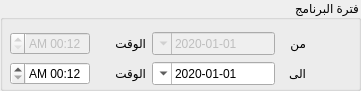
   <widget class="QGroupBox" name="groupBox_2">
    <property name="geometry">
     <rect>
      <x>990</x>
      <y>210</y>
      <width>361</width>
      <height>91</height>
     </rect>
    </property>
    <property name="layoutDirection">
     <enum>Qt::RightToLeft</enum>
    </property>
    <property name="title">
     <string>فترة البرنامج</string>
    </property>
    <widget class="QWidget" name="layoutWidget">
     <property name="geometry">
      <rect>
       <x>10</x>
       <y>30</y>
       <width>296</width>
       <height>27</height>
      </rect>
     </property>
     <layout class="QHBoxLayout" name="horizontalLayout">
      <item>
       <widget class="QLabel" name="label_9">
        <property name="maximumSize">
         <size>
          <width>25</width>
          <height>16777215</height>
         </size>
        </property>
        <property name="text">
         <string>من</string>
        </property>
       </widget>
      </item>
      <item>
       <widget class="QDateTimeEdit" name="Qdate_from">
        <property name="enabled">
         <bool>false</bool>
        </property>
        <property name="maximumSize">
         <size>
          <width>590</width>
          <height>16777215</height>
         </size>
        </property>
        <property name="layoutDirection">
         <enum>Qt::RightToLeft</enum>
        </property>
        <property name="maximumDateTime">
         <datetime>
          <hour>23</hour>
          <minute>59</minute>
          <second>59</second>
          <year>2050</year>
          <month>12</month>
          <day>31</day>
         </datetime>
        </property>
        <property name="minimumDateTime">
         <datetime>
          <hour>0</hour>
          <minute>0</minute>
          <second>0</second>
          <year>2020</year>
          <month>1</month>
          <day>1</day>
         </datetime>
        </property>
        <property name="displayFormat">
         <string notr="true">dd-MM-yyyy</string>
        </property>
        <property name="calendarPopup">
         <bool>true</bool>
        </property>
       </widget>
      </item>
      <item>
       <widget class="QLabel" name="label_2">
        <property name="maximumSize">
         <size>
          <width>50</width>
          <height>16777215</height>
         </size>
        </property>
        <property name="text">
         <string>الوقت</string>
        </property>
       </widget>
      </item>
      <item>
       <widget class="QDateTimeEdit" name="Qtime_from">
        <property name="enabled">
         <bool>false</bool>
        </property>
        <property name="maximumSize">
         <size>
          <width>80</width>
          <height>16777215</height>
         </size>
        </property>
        <property name="layoutDirection">
         <enum>Qt::RightToLeft</enum>
        </property>
        <property name="displayFormat">
         <string>h:mm AP</string>
        </property>
        <property name="calendarPopup">
         <bool>true</bool>
        </property>
       </widget>
      </item>
     </layout>
    </widget>
    <widget class="QWidget" name="layoutWidget_2">
     <property name="geometry">
      <rect>
       <x>10</x>
       <y>60</y>
       <width>296</width>
       <height>27</height>
      </rect>
     </property>
     <layout class="QHBoxLayout" name="horizontalLayout_2">
      <item>
       <widget class="QLabel" name="label_8">
        <property name="maximumSize">
         <size>
          <width>25</width>
          <height>16777215</height>
         </size>
        </property>
        <property name="text">
         <string>الى</string>
        </property>
       </widget>
      </item>
      <item>
       <widget class="QDateTimeEdit" name="Qdate_to">
        <property name="enabled">
         <bool>true</bool>
        </property>
        <property name="minimumDateTime">
         <datetime>
          <hour>0</hour>
          <minute>0</minute>
          <second>0</second>
          <year>2020</year>
          <month>1</month>
          <day>1</day>
         </datetime>
        </property>
        <property name="displayFormat">
         <string notr="true">dd-MM-yyyy</string>
        </property>
        <property name="calendarPopup">
         <bool>true</bool>
        </property>
       </widget>
      </item>
      <item>
       <widget class="QLabel" name="label_7">
        <property name="maximumSize">
         <size>
          <width>50</width>
          <height>16777215</height>
         </size>
        </property>
        <property name="text">
         <string>الوقت</string>
        </property>
       </widget>
      </item>
      <item>
       <widget class="QDateTimeEdit" name="Qtime_to">
        <property name="enabled">
         <bool>true</bool>
        </property>
        <property name="maximumSize">
         <size>
          <width>80</width>
          <height>16777215</height>
         </size>
        </property>
        <property name="layoutDirection">
         <enum>Qt::RightToLeft</enum>
        </property>
        <property name="displayFormat">
         <string>h:mm AP</string>
        </property>
        <property name="calendarPopup">
         <bool>false</bool>
        </property>
       </widget>
      </item>
     </layout>
    </widget>
   </widget>
